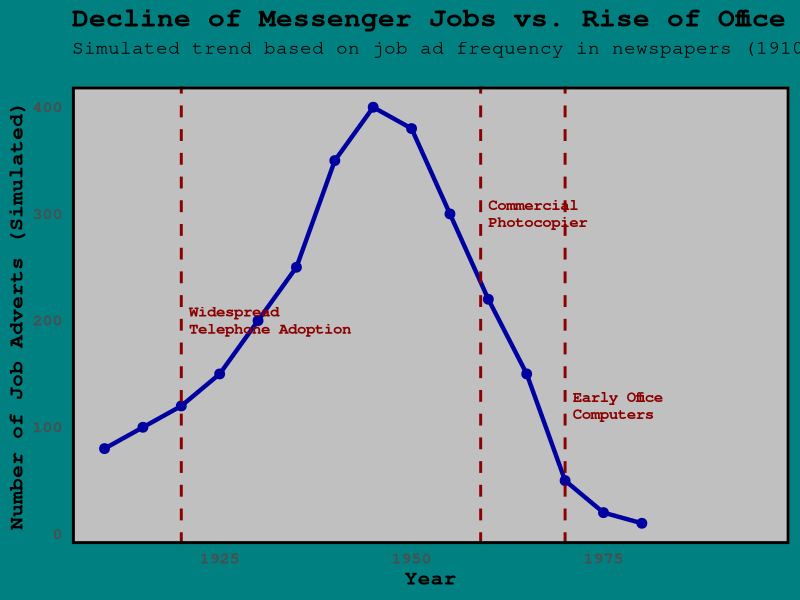
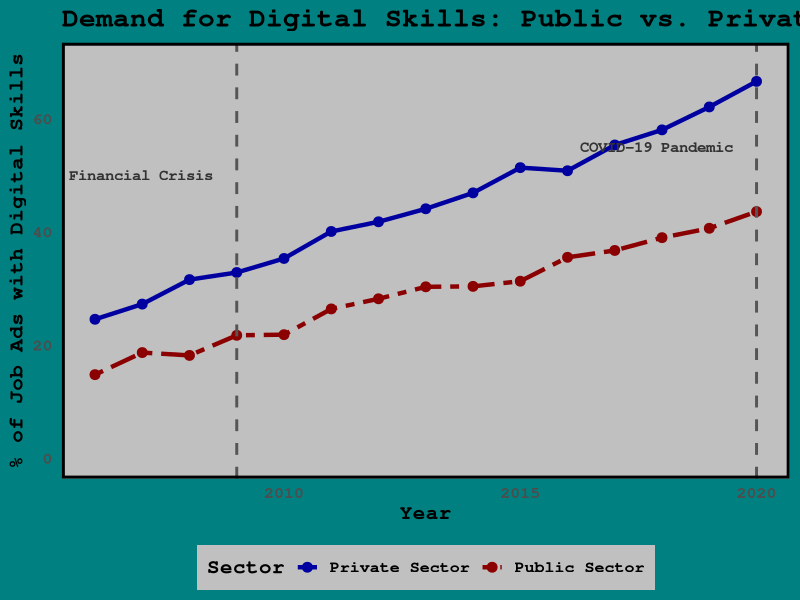

Write R code to recreate these figures, in order.
## ---- chunk 1
# Load necessary libraries for data manipulation and plotting
library(ggplot2)
library(dplyr)
library(tibble)

# --- 1. Create Simulated Data (Corrected) ---
# The 'year' sequence has 15 values, so 'messenger_ads' must also have 15.
job_data <- tibble(
  year = seq(1910, 1980, by = 5),
  messenger_ads = c(
    80, 100, 120, 150, 200, 250, 350, 400, # Rise to 1945 peak (8 values)
    380, 300, 220, 150, 50, 20, 10         # Decline from 1950 to 1980 (7 values)
  )
)

# This tibble marks the introduction of key technologies.
# Labels are wrapped using \n for better fit.
tech_inventions <- tibble(
  year = c(1920, 1959, 1970),
  technology = c("Widespread\nTelephone Adoption", "Commercial\nPhotocopier", "Early Office\nComputers"),
  label_y = c(200, 300, 120) # Y-axis position for labels
)

# --- 2. Create the ggplot Visualization with Windows 95 Theme ---
ggplot() +
  # Plot the line for messenger job ad demand
  geom_line(data = job_data, aes(x = year, y = messenger_ads), color = "#0000a0", size = 1.5) +
  geom_point(data = job_data, aes(x = year, y = messenger_ads), color = "#0000a0", size = 3) +

  # Add vertical lines for each key technological invention
  geom_vline(data = tech_inventions, aes(xintercept = year), linetype = "dashed", color = "darkred", size = 1) +

  # Add text labels for the technology introductions
  geom_text(
    data = tech_inventions,
    aes(x = year + 1, y = label_y, label = technology), # Position labels closer to the line
    hjust = 0,
    color = "darkred",
    family = "mono", # Use a monospaced font for a retro feel
    fontface = "bold",
    size = 4,
    lineheight = 0.9 # Adjust line spacing for wrapped text
  ) +

  # --- 3. Customize Labels and Theme for a Windows 95 Look ---
  labs(
    title = "Decline of Messenger Jobs vs. Rise of Office Technology",
    subtitle = "Simulated trend based on job ad frequency in newspapers (1910-1980)",
    x = "Year",
    y = "Number of Job Adverts (Simulated)"
  ) +
  # Extend the x-axis to give labels space
  coord_cartesian(xlim = c(1910, 1995)) +
  theme_minimal(base_size = 15) +
  theme(
    # Set text elements to use a monospaced font and black color
    text = element_text(family = "mono", color = "black"),
    plot.title = element_text(face = "bold", size = 20),
    plot.subtitle = element_text(size = 14, margin = margin(b = 20)),
    axis.title = element_text(face = "bold"),
    axis.text = element_text(face = "bold"),

    # Set background colors
    plot.background = element_rect(fill = "#008080", color = NA), # Teal background
    panel.background = element_rect(fill = "#c0c0c0", color = NA), # Gray plot area

    # Add a border around the plot panel to mimic a window
    panel.border = element_rect(color = "black", fill = NA, size = 2),

    # Remove grid lines for a cleaner, more retro look
    panel.grid.major = element_blank(),
    panel.grid.minor = element_blank()
  )

## ---- chunk 2
# Load necessary libraries for data manipulation and plotting
library(ggplot2)
library(dplyr)
library(tibble)

# --- 1. Create Simulated Data ---
# This tibble simulates the percentage of job ads demanding digital competence
# for the public and private sectors from 2006 to 2020.
# The data shows both sectors increasing, but the public sector lagging behind.
skills_data <- tibble(
  year = 2006:2020,
  private_sector = seq(from = 25, to = 65, length.out = 15) + rnorm(15, 0, 1.5),
  public_sector = seq(from = 15, to = 45, length.out = 15) + rnorm(15, 0, 1.5)
)

# This tibble marks the disruptive events mentioned in the paper.
disruptive_events <- tibble(
  year = c(2009, 2020),
  event = c("2009 Financial Crisis", "COVID-19 Pandemic"),
  label_y = c(50, 55) # Y-axis position for labels
)

# --- 2. Create the ggplot Visualization with Windows 95 Theme ---
ggplot(skills_data, aes(x = year)) +
  # Plot the lines for private and public sector demand
  geom_line(aes(y = private_sector, color = "Private Sector"), size = 1.5) +
  geom_line(aes(y = public_sector, color = "Public Sector"), size = 1.5, linetype = "twodash") +

  # Add points for clarity
  geom_point(aes(y = private_sector, color = "Private Sector"), size = 3) +
  geom_point(aes(y = public_sector, color = "Public Sector"), size = 3) +

  # Add vertical lines for each disruptive event
  geom_vline(data = disruptive_events, aes(xintercept = year), linetype = "dashed", color = "#555555", size = 1) +

  # Add text labels for the events
  geom_text(
    data = disruptive_events,
    aes(x = year - 0.5, y = label_y, label = event),
    hjust = 1,
    color = "#333333",
    family = "mono",
    fontface = "bold",
    size = 4
  ) +

  # --- 3. Customize Labels, Colors, and Theme ---
  labs(
    title = "Demand for Digital Skills: Public vs. Private Sector",
    # subtitle = "Simulated trend showing the percentage of job ads requiring digital competence (2006-2020)",
    x = "Year",
    y = "% of Job Ads with Digital Skills",
    color = "Sector" # Legend title
  ) +
  # Define the colors for the lines to match our theme
  scale_color_manual(values = c(
    "Private Sector" = "#0000a0", # Blue
    "Public Sector" = "darkred"   # Red
  )) +
  # Extend the y-axis to give title space
  coord_cartesian(ylim = c(0, 70)) +
  theme_minimal(base_size = 15) +
  theme(
    # Set text elements to use a monospaced font and black color
    text = element_text(family = "mono", color = "black"),
    plot.title = element_text(face = "bold", size = 20),
    plot.subtitle = element_text(size = 14, margin = margin(b = 20)),
    axis.title = element_text(face = "bold"),
    axis.text = element_text(face = "bold"),

    # Set background colors
    plot.background = element_rect(fill = "#008080", color = NA), # Teal background
    panel.background = element_rect(fill = "#c0c0c0", color = NA), # Gray plot area

    # Add a border around the plot panel
    panel.border = element_rect(color = "black", fill = NA, size = 2),

    # Style the legend to match
    legend.position = "bottom",
    legend.background = element_rect(fill = "#c0c0c0", color = NA),
    legend.title = element_text(face = "bold"),
    legend.text = element_text(face = "bold"),
    legend.key = element_rect(fill = "#c0c0c0", color = NA),

    # Remove grid lines
    panel.grid.major = element_blank(),
    panel.grid.minor = element_blank()
  )

